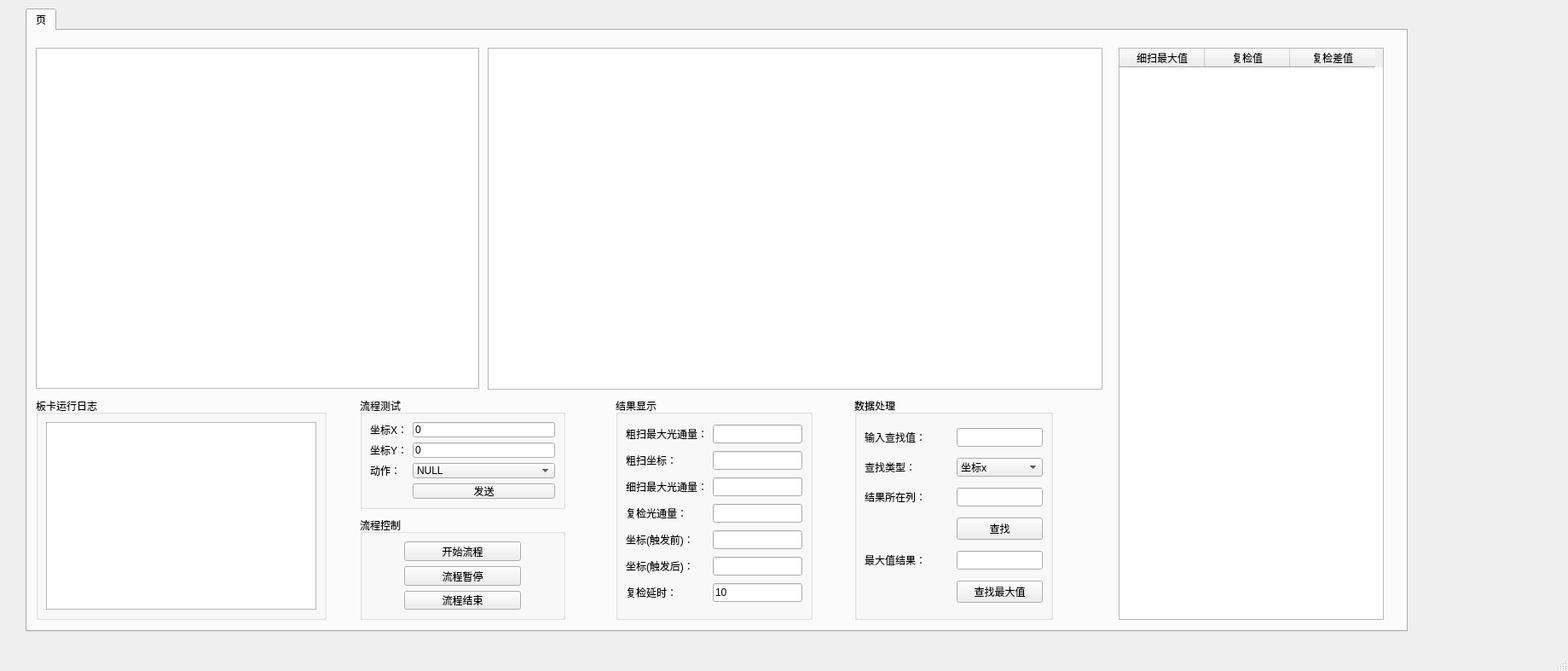
<?xml version="1.0" encoding="UTF-8"?>
<ui version="4.0">
 <class>UserInterface</class>
 <widget class="QMainWindow" name="UserInterface">
  <property name="geometry">
   <rect>
    <x>0</x>
    <y>0</y>
    <width>1839</width>
    <height>787</height>
   </rect>
  </property>
  <property name="windowTitle">
   <string>MainWindow</string>
  </property>
  <widget class="QWidget" name="centralwidget">
   <widget class="QTabWidget" name="tabWidget">
    <property name="geometry">
     <rect>
      <x>30</x>
      <y>10</y>
      <width>1621</width>
      <height>731</height>
     </rect>
    </property>
    <property name="currentIndex">
     <number>0</number>
    </property>
    <widget class="QWidget" name="tab">
     <attribute name="title">
      <string>页</string>
     </attribute>
     <widget class="QGraphicsView" name="gvMain">
      <property name="geometry">
       <rect>
        <x>10</x>
        <y>20</y>
        <width>520</width>
        <height>400</height>
       </rect>
      </property>
      <property name="sizePolicy">
       <sizepolicy hsizetype="Expanding" vsizetype="Expanding">
        <horstretch>0</horstretch>
        <verstretch>0</verstretch>
       </sizepolicy>
      </property>
      <property name="verticalScrollBarPolicy">
       <enum>Qt::ScrollBarAlwaysOff</enum>
      </property>
      <property name="horizontalScrollBarPolicy">
       <enum>Qt::ScrollBarAlwaysOff</enum>
      </property>
      <property name="sizeAdjustPolicy">
       <enum>QAbstractScrollArea::AdjustToContents</enum>
      </property>
      <property name="backgroundBrush">
       <brush brushstyle="SolidPattern">
        <color alpha="255">
         <red>127</red>
         <green>127</green>
         <blue>127</blue>
        </color>
       </brush>
      </property>
      <property name="interactive">
       <bool>true</bool>
      </property>
      <property name="sceneRect">
       <rectf>
        <x>0.000000000000000</x>
        <y>0.000000000000000</y>
        <width>0.000000000000000</width>
        <height>0.000000000000000</height>
       </rectf>
      </property>
     </widget>
     <widget class="QTableWidget" name="tableWidget_vector">
      <property name="geometry">
       <rect>
        <x>540</x>
        <y>20</y>
        <width>721</width>
        <height>401</height>
       </rect>
      </property>
     </widget>
     <widget class="QGroupBox" name="groupBox_test">
      <property name="enabled">
       <bool>true</bool>
      </property>
      <property name="geometry">
       <rect>
        <x>390</x>
        <y>430</y>
        <width>241</width>
        <height>131</height>
       </rect>
      </property>
      <property name="title">
       <string>流程测试</string>
      </property>
      <layout class="QHBoxLayout" name="horizontalLayout">
       <item>
        <layout class="QGridLayout" name="gridLayout_2" columnstretch="1,1">
         <item row="1" column="1">
          <widget class="QLineEdit" name="lineEdit_test_pos_y">
           <property name="text">
            <string>0</string>
           </property>
          </widget>
         </item>
         <item row="2" column="1">
          <widget class="QComboBox" name="comboBox_test_action">
           <item>
            <property name="text">
             <string>NULL</string>
            </property>
           </item>
           <item>
            <property name="text">
             <string>Action_Light_Judge</string>
            </property>
           </item>
           <item>
            <property name="text">
             <string>Action_Rough_Detect</string>
            </property>
           </item>
           <item>
            <property name="text">
             <string>Action_Rough_MoveOver</string>
            </property>
           </item>
           <item>
            <property name="text">
             <string>Action_Fine_Detect</string>
            </property>
           </item>
           <item>
            <property name="text">
             <string>Action_Fine_MoveOver</string>
            </property>
           </item>
           <item>
            <property name="text">
             <string>Action_ReDetect</string>
            </property>
           </item>
           <item>
            <property name="text">
             <string>Action_DetectOver</string>
            </property>
           </item>
          </widget>
         </item>
         <item row="1" column="0">
          <widget class="QLabel" name="label_5">
           <property name="text">
            <string>坐标Y：</string>
           </property>
          </widget>
         </item>
         <item row="2" column="0">
          <widget class="QLabel" name="label_6">
           <property name="text">
            <string>动作：</string>
           </property>
          </widget>
         </item>
         <item row="3" column="1">
          <widget class="QPushButton" name="pushButton_test">
           <property name="text">
            <string>发送</string>
           </property>
          </widget>
         </item>
         <item row="0" column="0">
          <widget class="QLabel" name="label_7">
           <property name="text">
            <string>坐标X：</string>
           </property>
          </widget>
         </item>
         <item row="0" column="1">
          <widget class="QLineEdit" name="lineEdit_test_pos_x">
           <property name="text">
            <string>0</string>
           </property>
          </widget>
         </item>
        </layout>
       </item>
      </layout>
     </widget>
     <widget class="QGroupBox" name="groupBox">
      <property name="geometry">
       <rect>
        <x>390</x>
        <y>570</y>
        <width>241</width>
        <height>121</height>
       </rect>
      </property>
      <property name="title">
       <string>流程控制</string>
      </property>
      <layout class="QHBoxLayout" name="horizontalLayout_2">
       <item>
        <layout class="QVBoxLayout" name="verticalLayout">
         <property name="leftMargin">
          <number>40</number>
         </property>
         <property name="rightMargin">
          <number>40</number>
         </property>
         <item>
          <widget class="QPushButton" name="pushButton_run_process">
           <property name="text">
            <string>开始流程</string>
           </property>
          </widget>
         </item>
         <item>
          <widget class="QPushButton" name="pushButton_stop_process">
           <property name="text">
            <string>流程暂停</string>
           </property>
          </widget>
         </item>
         <item>
          <widget class="QPushButton" name="pushButton_quit_process">
           <property name="text">
            <string>流程结束</string>
           </property>
          </widget>
         </item>
        </layout>
       </item>
      </layout>
     </widget>
     <widget class="QGroupBox" name="groupBox_2">
      <property name="geometry">
       <rect>
        <x>690</x>
        <y>430</y>
        <width>231</width>
        <height>261</height>
       </rect>
      </property>
      <property name="title">
       <string>结果显示</string>
      </property>
      <layout class="QHBoxLayout" name="horizontalLayout_3">
       <item>
        <layout class="QGridLayout" name="gridLayout">
         <item row="4" column="0">
          <widget class="QLabel" name="label_2">
           <property name="text">
            <string>坐标(触发前)：</string>
           </property>
          </widget>
         </item>
         <item row="0" column="0">
          <widget class="QLabel" name="label_13">
           <property name="text">
            <string>粗扫最大光通量：</string>
           </property>
          </widget>
         </item>
         <item row="0" column="1">
          <widget class="QLineEdit" name="lineEdit_max_value_rough"/>
         </item>
         <item row="2" column="1">
          <widget class="QLineEdit" name="lineEdit_max_value"/>
         </item>
         <item row="3" column="1">
          <widget class="QLineEdit" name="lineEdit_redet_value"/>
         </item>
         <item row="4" column="1">
          <widget class="QLineEdit" name="lineEdit_position_1"/>
         </item>
         <item row="2" column="0">
          <widget class="QLabel" name="label">
           <property name="text">
            <string>细扫最大光通量：</string>
           </property>
          </widget>
         </item>
         <item row="6" column="0">
          <widget class="QLabel" name="label_12">
           <property name="text">
            <string>复检延时：</string>
           </property>
          </widget>
         </item>
         <item row="3" column="0">
          <widget class="QLabel" name="label_3">
           <property name="text">
            <string>复检光通量：</string>
           </property>
          </widget>
         </item>
         <item row="5" column="0">
          <widget class="QLabel" name="label_4">
           <property name="text">
            <string>坐标(触发后)：</string>
           </property>
          </widget>
         </item>
         <item row="6" column="1">
          <widget class="QLineEdit" name="lineEdit_redetect_dalay">
           <property name="text">
            <string>10</string>
           </property>
          </widget>
         </item>
         <item row="5" column="1">
          <widget class="QLineEdit" name="lineEdit_position_2"/>
         </item>
         <item row="1" column="0">
          <widget class="QLabel" name="label_14">
           <property name="text">
            <string>粗扫坐标：</string>
           </property>
          </widget>
         </item>
         <item row="1" column="1">
          <widget class="QLineEdit" name="lineEdit_position_rough"/>
         </item>
        </layout>
       </item>
      </layout>
     </widget>
     <widget class="QGroupBox" name="groupBox_3">
      <property name="geometry">
       <rect>
        <x>970</x>
        <y>430</y>
        <width>233</width>
        <height>261</height>
       </rect>
      </property>
      <property name="title">
       <string>数据处理</string>
      </property>
      <layout class="QHBoxLayout" name="horizontalLayout_4">
       <item>
        <layout class="QGridLayout" name="gridLayout_3" columnstretch="3,3">
         <item row="4" column="1">
          <widget class="QLineEdit" name="lineEdit_maxValue"/>
         </item>
         <item row="0" column="0">
          <widget class="QLabel" name="label_8">
           <property name="text">
            <string>输入查找值：</string>
           </property>
          </widget>
         </item>
         <item row="1" column="0">
          <widget class="QLabel" name="label_9">
           <property name="text">
            <string>查找类型：</string>
           </property>
          </widget>
         </item>
         <item row="0" column="1">
          <widget class="QLineEdit" name="lineEdit_search_value"/>
         </item>
         <item row="2" column="1">
          <widget class="QLineEdit" name="lineEdit_search_result"/>
         </item>
         <item row="1" column="1">
          <widget class="QComboBox" name="comboBox_search_value">
           <item>
            <property name="text">
             <string>坐标x</string>
            </property>
           </item>
           <item>
            <property name="text">
             <string>坐标y</string>
            </property>
           </item>
           <item>
            <property name="text">
             <string>差值x</string>
            </property>
           </item>
           <item>
            <property name="text">
             <string>差值y</string>
            </property>
           </item>
           <item>
            <property name="text">
             <string>光通量</string>
            </property>
           </item>
          </widget>
         </item>
         <item row="2" column="0">
          <widget class="QLabel" name="label_10">
           <property name="text">
            <string>结果所在列：</string>
           </property>
          </widget>
         </item>
         <item row="3" column="1">
          <widget class="QPushButton" name="pushButton_search_value">
           <property name="text">
            <string>查找</string>
           </property>
          </widget>
         </item>
         <item row="5" column="1">
          <widget class="QPushButton" name="pushButton_search_max_value">
           <property name="text">
            <string>查找最大值</string>
           </property>
          </widget>
         </item>
         <item row="4" column="0">
          <widget class="QLabel" name="label_11">
           <property name="text">
            <string>最大值结果：</string>
           </property>
          </widget>
         </item>
        </layout>
       </item>
      </layout>
     </widget>
     <widget class="QGroupBox" name="groupBox_4">
      <property name="geometry">
       <rect>
        <x>10</x>
        <y>430</y>
        <width>341</width>
        <height>261</height>
       </rect>
      </property>
      <property name="title">
       <string>板卡运行日志</string>
      </property>
      <layout class="QHBoxLayout" name="horizontalLayout_5">
       <item>
        <widget class="QTextEdit" name="textEdit"/>
       </item>
      </layout>
     </widget>
     <widget class="QTableWidget" name="tableWidget">
      <property name="geometry">
       <rect>
        <x>1280</x>
        <y>20</y>
        <width>311</width>
        <height>671</height>
       </rect>
      </property>
      <property name="verticalScrollBarPolicy">
       <enum>Qt::ScrollBarAsNeeded</enum>
      </property>
      <property name="horizontalScrollBarPolicy">
       <enum>Qt::ScrollBarAsNeeded</enum>
      </property>
      <property name="sizeAdjustPolicy">
       <enum>QAbstractScrollArea::AdjustIgnored</enum>
      </property>
      <column>
       <property name="text">
        <string>细扫最大值</string>
       </property>
      </column>
      <column>
       <property name="text">
        <string>复检值</string>
       </property>
      </column>
      <column>
       <property name="text">
        <string>复检差值</string>
       </property>
      </column>
     </widget>
    </widget>
   </widget>
  </widget>
  <widget class="QMenuBar" name="menubar">
   <property name="geometry">
    <rect>
     <x>0</x>
     <y>0</y>
     <width>1839</width>
     <height>23</height>
    </rect>
   </property>
  </widget>
  <widget class="QStatusBar" name="statusbar"/>
 </widget>
 <resources/>
 <connections/>
</ui>
